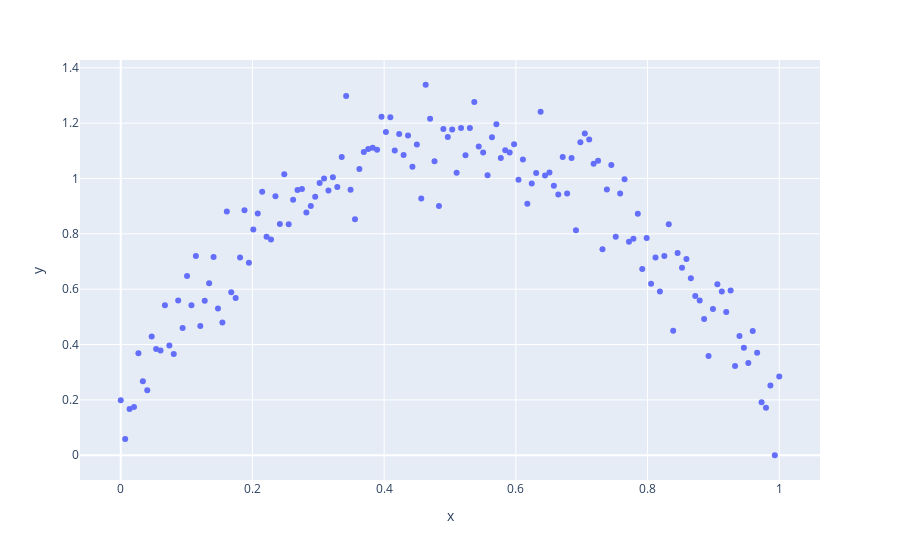

Here is the notebook cell this chart was saved with:
### Markdown cell above
## **CONCAVE EXAMPLE**

### Code cell
xx = np.linspace(-1,1,150)
yc = xx**2 + np.random.normal(scale=0.1, size=len(xx))
yconcave = -1*yc + abs(min(-1*yc))
x = (xx - xx.min()) / (xx.max() - xx.min())
xtest = np.linspace(0,1,1000)
px.scatter(x=x, y=yconcave)

### Figure 1 — Plotly figure (JSON) as saved in the notebook; plotly's stock layout.template omitted (floating-point values rounded to 4 significant figures; data arrays with more than 128 entries replaced by an {"elided": "..."} marker saying what was removed)
{"data": [{"hovertemplate": "x=%{x}<br>y=%{y}<extra></extra>", "legendgroup": "", "marker": {"color": "#636efa", "symbol": "circle"}, "mode": "markers", "name": "", "showlegend": false, "type": "scatter", "x": {"elided": "150 float values"}, "xaxis": "x", "y": {"elided": "150 float values"}, "yaxis": "y"}], "layout": {"autosize": true, "legend": {"tracegroupgap": 0}, "margin": {"t": 60}, "xaxis": {"anchor": "y", "autorange": true, "domain": [0, 1], "range": [-0.05826, 1.058], "title": {"text": "x"}, "type": "linear"}, "yaxis": {"anchor": "x", "autorange": true, "domain": [0, 1], "range": [-0.09491, 1.433], "title": {"text": "y"}, "type": "linear"}}}
